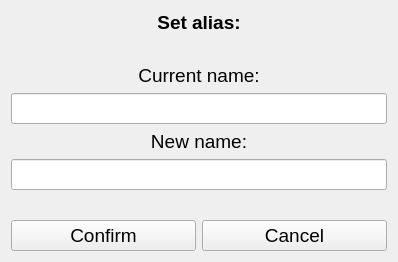
<?xml version="1.0" encoding="UTF-8"?>
<ui version="4.0">
 <class>SetAliasDialog</class>
 <widget class="QWidget" name="SetAliasDialog">
  <property name="geometry">
   <rect>
    <x>0</x>
    <y>0</y>
    <width>398</width>
    <height>262</height>
   </rect>
  </property>
  <property name="sizePolicy">
   <sizepolicy hsizetype="Preferred" vsizetype="Preferred">
    <horstretch>2</horstretch>
    <verstretch>0</verstretch>
   </sizepolicy>
  </property>
  <property name="font">
   <font>
    <family>Arial</family>
    <pointsize>14</pointsize>
   </font>
  </property>
  <property name="windowTitle">
   <string>Set alias</string>
  </property>
  <layout class="QVBoxLayout" name="verticalLayout">
   <item>
    <layout class="QVBoxLayout" name="verticalLayout_3">
     <item>
      <widget class="QLabel" name="SetAliasLabel">
       <property name="font">
        <font>
         <weight>75</weight>
         <bold>true</bold>
        </font>
       </property>
       <property name="text">
        <string>Set alias:</string>
       </property>
       <property name="alignment">
        <set>Qt::AlignCenter</set>
       </property>
      </widget>
     </item>
    </layout>
   </item>
   <item>
    <spacer name="verticalSpacer">
     <property name="orientation">
      <enum>Qt::Vertical</enum>
     </property>
     <property name="sizeHint" stdset="0">
      <size>
       <width>20</width>
       <height>40</height>
      </size>
     </property>
    </spacer>
   </item>
   <item>
    <layout class="QVBoxLayout" name="verticalLayout_2">
     <property name="sizeConstraint">
      <enum>QLayout::SetNoConstraint</enum>
     </property>
     <item>
      <widget class="QLabel" name="CurrentNameLabel">
       <property name="text">
        <string>Current name:</string>
       </property>
       <property name="alignment">
        <set>Qt::AlignCenter</set>
       </property>
      </widget>
     </item>
     <item>
      <widget class="QLineEdit" name="CurrentNameTextBox">
       <property name="cursor">
        <cursorShape>ArrowCursor</cursorShape>
       </property>
       <property name="contextMenuPolicy">
        <enum>Qt::DefaultContextMenu</enum>
       </property>
       <property name="layoutDirection">
        <enum>Qt::LeftToRight</enum>
       </property>
       <property name="readOnly">
        <bool>true</bool>
       </property>
       <property name="cursorMoveStyle">
        <enum>Qt::LogicalMoveStyle</enum>
       </property>
      </widget>
     </item>
     <item>
      <widget class="QLabel" name="NewNameLabel">
       <property name="text">
        <string>New name:</string>
       </property>
       <property name="alignment">
        <set>Qt::AlignCenter</set>
       </property>
      </widget>
     </item>
     <item>
      <widget class="QLineEdit" name="NewNameTextBox">
       <property name="sizePolicy">
        <sizepolicy hsizetype="Expanding" vsizetype="Fixed">
         <horstretch>1</horstretch>
         <verstretch>1</verstretch>
        </sizepolicy>
       </property>
      </widget>
     </item>
    </layout>
   </item>
   <item>
    <spacer name="verticalSpacer_2">
     <property name="orientation">
      <enum>Qt::Vertical</enum>
     </property>
     <property name="sizeHint" stdset="0">
      <size>
       <width>20</width>
       <height>40</height>
      </size>
     </property>
    </spacer>
   </item>
   <item>
    <layout class="QHBoxLayout" name="horizontalLayout">
     <item>
      <widget class="QPushButton" name="ConfirmButton">
       <property name="text">
        <string>Confirm</string>
       </property>
      </widget>
     </item>
     <item>
      <widget class="QPushButton" name="CancelButton">
       <property name="text">
        <string>Cancel</string>
       </property>
      </widget>
     </item>
    </layout>
   </item>
  </layout>
 </widget>
 <resources/>
 <connections/>
</ui>
